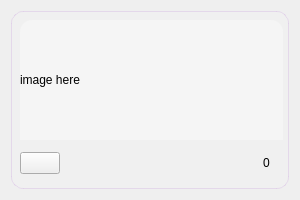
<?xml version="1.0" encoding="UTF-8"?>
<ui version="4.0">
 <class>image_widget_trash</class>
 <widget class="QWidget" name="image_widget_trash">
  <property name="geometry">
   <rect>
    <x>0</x>
    <y>0</y>
    <width>300</width>
    <height>200</height>
   </rect>
  </property>
  <property name="sizePolicy">
   <sizepolicy hsizetype="Ignored" vsizetype="Ignored">
    <horstretch>0</horstretch>
    <verstretch>0</verstretch>
   </sizepolicy>
  </property>
  <property name="minimumSize">
   <size>
    <width>300</width>
    <height>200</height>
   </size>
  </property>
  <property name="maximumSize">
   <size>
    <width>300</width>
    <height>200</height>
   </size>
  </property>
  <property name="windowTitle">
   <string>Form</string>
  </property>
  <property name="styleSheet">
   <string notr="true">QWidget#sub_widget {
    border-radius: 12px;                          /* Rounded corners like sidebar */
    background-color: rgba(255, 255, 255, 0.08); /* Very translucent dark */
    border: 1px solid rgba(200, 160, 220, 0.3);  /* Subtle glass border */
    padding: 5px;                                 /* Inner padding */
}

/* Optional: add hover effect */
QWidget#sub_widget:hover {
    background-color: rgba(220, 180, 240, 0.15); /* Slight highlight on hover */
    border: 1px solid rgba(230, 190, 250, 0.4);
    box-shadow: 0 0 12px rgba(200, 150, 230, 0.3);
}


QWidget#sub_widget QLabel#img_lbl {
    border-top-left-radius: 12px;
    border-top-right-radius: 12px;
    border-bottom-left-radius: 0;
    border-bottom-right-radius: 0;
    background-color: #f5f5f5;
    /* Force the label to clip its contents to the border radius */
    border: none;
}

QWidget#sub_widget QWidget#img_info {
    background-color: #fafafa;
    border-top: 1px solid #eee;
    border-radius: 0 0 12px 12px;
}</string>
  </property>
  <layout class="QVBoxLayout" name="verticalLayout" stretch="0">
   <property name="spacing">
    <number>0</number>
   </property>
   <item>
    <widget class="QWidget" name="sub_widget" native="true">
     <layout class="QVBoxLayout" name="verticalLayout_2" stretch="3,0">
      <item>
       <widget class="QLabel" name="img_lbl">
        <property name="sizePolicy">
         <sizepolicy hsizetype="Fixed" vsizetype="Fixed">
          <horstretch>0</horstretch>
          <verstretch>0</verstretch>
         </sizepolicy>
        </property>
        <property name="minimumSize">
         <size>
          <width>263</width>
          <height>120</height>
         </size>
        </property>
        <property name="maximumSize">
         <size>
          <width>263</width>
          <height>120</height>
         </size>
        </property>
        <property name="text">
         <string>image here</string>
        </property>
        <property name="scaledContents">
         <bool>false</bool>
        </property>
       </widget>
      </item>
      <item>
       <layout class="QHBoxLayout" name="horizontalLayout">
        <property name="spacing">
         <number>6</number>
        </property>
        <property name="sizeConstraint">
         <enum>QLayout::SizeConstraint::SetDefaultConstraint</enum>
        </property>
        <property name="leftMargin">
         <number>0</number>
        </property>
        <property name="topMargin">
         <number>0</number>
        </property>
        <property name="rightMargin">
         <number>10</number>
        </property>
        <property name="bottomMargin">
         <number>0</number>
        </property>
        <item>
         <widget class="QPushButton" name="trash_btn">
          <property name="text">
           <string/>
          </property>
          <property name="icon">
           <iconset resource="../../resources.qrc">
            <normaloff>:/icons/assets/trash.png</normaloff>:/icons/assets/trash.png</iconset>
          </property>
          <property name="iconSize">
           <size>
            <width>30</width>
            <height>30</height>
           </size>
          </property>
         </widget>
        </item>
        <item>
         <spacer name="horizontalSpacer">
          <property name="orientation">
           <enum>Qt::Orientation::Horizontal</enum>
          </property>
          <property name="sizeHint" stdset="0">
           <size>
            <width>40</width>
            <height>20</height>
           </size>
          </property>
         </spacer>
        </item>
        <item>
         <widget class="QPushButton" name="magnify_btn">
          <property name="sizePolicy">
           <sizepolicy hsizetype="Fixed" vsizetype="Fixed">
            <horstretch>0</horstretch>
            <verstretch>0</verstretch>
           </sizepolicy>
          </property>
          <property name="styleSheet">
           <string notr="true">QPushButton {
    background-color: transparent;
    border: none;
    font-size: 22px;          /* normal size */
    color: #888;              /* grey color */
}
</string>
          </property>
          <property name="text">
           <string/>
          </property>
          <property name="icon">
           <iconset resource="../../resources.qrc">
            <normaloff>:/icons/assets/magnify.png</normaloff>:/icons/assets/magnify.png</iconset>
          </property>
          <property name="iconSize">
           <size>
            <width>30</width>
            <height>30</height>
           </size>
          </property>
         </widget>
        </item>
        <item>
         <widget class="QPushButton" name="like_btn">
          <property name="sizePolicy">
           <sizepolicy hsizetype="Fixed" vsizetype="Fixed">
            <horstretch>0</horstretch>
            <verstretch>0</verstretch>
           </sizepolicy>
          </property>
          <property name="minimumSize">
           <size>
            <width>0</width>
            <height>0</height>
           </size>
          </property>
          <property name="styleSheet">
           <string notr="true">QPushButton {
    background-color: transparent;
    border: none;
    font-size: 22px;          /* normal size */
    color: #888;              /* grey color */
}
</string>
          </property>
          <property name="text">
           <string/>
          </property>
          <property name="icon">
           <iconset resource="../../resources.qrc">
            <normaloff>:/icons/assets/heart.png</normaloff>:/icons/assets/heart.png</iconset>
          </property>
          <property name="iconSize">
           <size>
            <width>30</width>
            <height>30</height>
           </size>
          </property>
         </widget>
        </item>
        <item>
         <widget class="QPushButton" name="liked_btn">
          <property name="sizePolicy">
           <sizepolicy hsizetype="Fixed" vsizetype="Fixed">
            <horstretch>0</horstretch>
            <verstretch>0</verstretch>
           </sizepolicy>
          </property>
          <property name="styleSheet">
           <string notr="true">QPushButton {
    background-color: transparent;
    border: none;
    font-size: 22px;          /* normal size */
    color: #888;              /* grey color */
}</string>
          </property>
          <property name="text">
           <string/>
          </property>
          <property name="icon">
           <iconset resource="../../resources.qrc">
            <normaloff>:/icons/assets/heartred.png</normaloff>:/icons/assets/heartred.png</iconset>
          </property>
          <property name="iconSize">
           <size>
            <width>30</width>
            <height>30</height>
           </size>
          </property>
         </widget>
        </item>
        <item>
         <widget class="QLabel" name="like_count">
          <property name="sizePolicy">
           <sizepolicy hsizetype="Fixed" vsizetype="Preferred">
            <horstretch>0</horstretch>
            <verstretch>0</verstretch>
           </sizepolicy>
          </property>
          <property name="styleSheet">
           <string notr="true">background-color: transparent;</string>
          </property>
          <property name="text">
           <string>0</string>
          </property>
         </widget>
        </item>
       </layout>
      </item>
     </layout>
    </widget>
   </item>
  </layout>
 </widget>
 <resources>
  <include location="../../resources.qrc"/>
 </resources>
 <connections/>
</ui>
